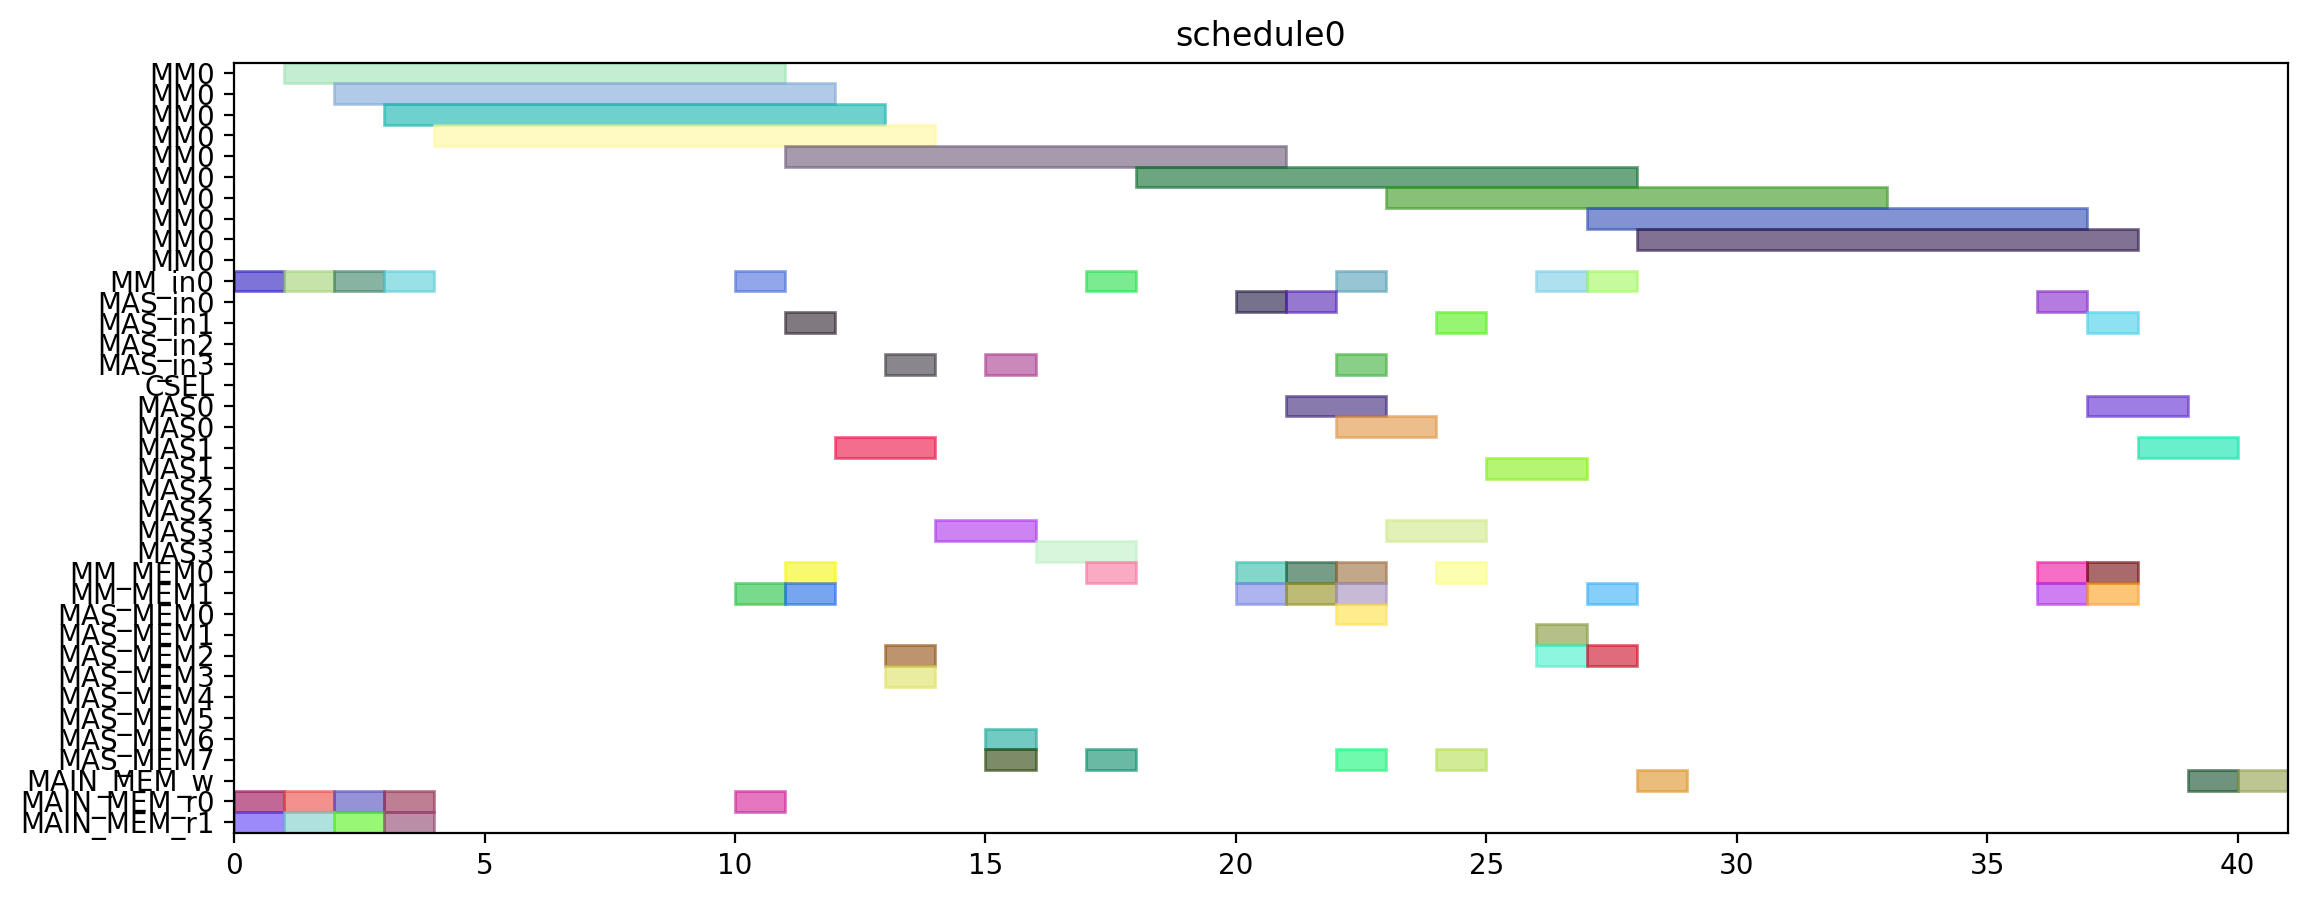

Write Python code to recreate this figure.
from pyschedule import Scenario, solvers, plotters, alt


def solve():
	horizon = 120
	S = Scenario("schedule0", horizon=horizon)

	# resource
	MM = S.Resources('MM', num=1, size=10)
	MM_in = S.Resources('MM_in', num=1)
	MAS_in = S.Resources('MAS_in', num=4)
	CSEL = S.Resource('CSEL')
	MAS = S.Resources('MAS', num=4, size=2, periods=range(1, horizon))
	MM_MEM = S.Resources('MM_MEM', num=2)
	MAS_MEM = S.Resources('MAS_MEM', num=8)
	MAIN_MEM_w = S.Resource('MAIN_MEM_w', size=1)
	MAIN_MEM_r = S.Resources('MAIN_MEM_r', num=2)

	# result of previous scheduling

	# new tasks
	t0 = S.Task('t0', length=10, delay_cost=1)
	t0 += alt(MM)
	t0_in = S.Task('t0_in', length=1, delay_cost=1)
	t0_in += alt(MM_in)
	S += t0_in*MM_in[0]<=t0*MM[0]
	t0_mem0 = S.Task('t0_mem0', length=1, delay_cost=1)
	t0_mem0 += MAIN_MEM_r[0]
	S += t0_mem0 <= t0

	t0_mem1 = S.Task('t0_mem1', length=1, delay_cost=1)
	t0_mem1 += MAIN_MEM_r[1]
	S += t0_mem1 <= t0

	t3 = S.Task('t3', length=10, delay_cost=1)
	t3 += alt(MM)
	t3_in = S.Task('t3_in', length=1, delay_cost=1)
	t3_in += alt(MM_in)
	S += t3_in*MM_in[0]<=t3*MM[0]
	t3_mem0 = S.Task('t3_mem0', length=1, delay_cost=1)
	t3_mem0 += MAIN_MEM_r[0]
	S += t3_mem0 <= t3

	t3_mem1 = S.Task('t3_mem1', length=1, delay_cost=1)
	t3_mem1 += MAIN_MEM_r[1]
	S += t3_mem1 <= t3

	t1 = S.Task('t1', length=10, delay_cost=1)
	t1 += alt(MM)
	t1_in = S.Task('t1_in', length=1, delay_cost=1)
	t1_in += alt(MM_in)
	S += t1_in*MM_in[0]<=t1*MM[0]
	t1_mem0 = S.Task('t1_mem0', length=1, delay_cost=1)
	t1_mem0 += MAIN_MEM_r[0]
	S += t1_mem0 <= t1

	t1_mem1 = S.Task('t1_mem1', length=1, delay_cost=1)
	t1_mem1 += MAIN_MEM_r[1]
	S += t1_mem1 <= t1

	t2 = S.Task('t2', length=10, delay_cost=1)
	t2 += alt(MM)
	t2_in = S.Task('t2_in', length=1, delay_cost=1)
	t2_in += alt(MM_in)
	S += t2_in*MM_in[0]<=t2*MM[0]
	t2_mem0 = S.Task('t2_mem0', length=1, delay_cost=1)
	t2_mem0 += MAIN_MEM_r[0]
	S += t2_mem0 <= t2

	t2_mem1 = S.Task('t2_mem1', length=1, delay_cost=1)
	t2_mem1 += MAIN_MEM_r[1]
	S += t2_mem1 <= t2

	t4 = S.Task('t4', length=10, delay_cost=1)
	t4 += alt(MM)
	t4_in = S.Task('t4_in', length=1, delay_cost=1)
	t4_in += alt(MM_in)
	S += t4_in*MM_in[0]<=t4*MM[0]
	t4_mem0 = S.Task('t4_mem0', length=1, delay_cost=1)
	t4_mem0 += MAIN_MEM_r[0]
	S += t4_mem0 <= t4

	t4_mem1 = S.Task('t4_mem1', length=1, delay_cost=1)
	t4_mem1 += alt(MM_MEM)
	S += (t2*MM[0])-1 < t4_mem1*MM_MEM[1]
	S += t4_mem1 <= t4

	t5 = S.Task('t5', length=2, delay_cost=1)
	t5 += alt(MAS)
	t5_in = S.Task('t5_in', length=1, delay_cost=1)
	t5_in += alt(MAS_in)
	S += t5_in*MAS_in[0]<=t5*MAS[0]

	S += t5_in*MAS_in[1]<=t5*MAS[1]

	S += t5_in*MAS_in[2]<=t5*MAS[2]

	S += t5_in*MAS_in[3]<=t5*MAS[3]

	t5_mem0 = S.Task('t5_mem0', length=1, delay_cost=1)
	t5_mem0 += alt(MM_MEM)
	S += (t0*MM[0])-1 < t5_mem0*MM_MEM[0]
	S += t5_mem0 <= t5

	t5_mem1 = S.Task('t5_mem1', length=1, delay_cost=1)
	t5_mem1 += alt(MM_MEM)
	S += (t0*MM[0])-1 < t5_mem1*MM_MEM[1]
	S += t5_mem1 <= t5

	t6 = S.Task('t6', length=2, delay_cost=1)
	t6 += alt(MAS)
	t6_in = S.Task('t6_in', length=1, delay_cost=1)
	t6_in += alt(MAS_in)
	S += t6_in*MAS_in[0]<=t6*MAS[0]

	S += t6_in*MAS_in[1]<=t6*MAS[1]

	S += t6_in*MAS_in[2]<=t6*MAS[2]

	S += t6_in*MAS_in[3]<=t6*MAS[3]

	t6_mem0 = S.Task('t6_mem0', length=1, delay_cost=1)
	t6_mem0 += alt(MAS_MEM)
	S += (t5*MAS[0])-1 < t6_mem0*MAS_MEM[0]
	S += (t5*MAS[1])-1 < t6_mem0*MAS_MEM[2]
	S += (t5*MAS[2])-1 < t6_mem0*MAS_MEM[4]
	S += (t5*MAS[3])-1 < t6_mem0*MAS_MEM[6]
	S += t6_mem0 <= t6

	t6_mem1 = S.Task('t6_mem1', length=1, delay_cost=1)
	t6_mem1 += alt(MAS_MEM)
	S += (t5*MAS[0])-1 < t6_mem1*MAS_MEM[1]
	S += (t5*MAS[1])-1 < t6_mem1*MAS_MEM[3]
	S += (t5*MAS[2])-1 < t6_mem1*MAS_MEM[5]
	S += (t5*MAS[3])-1 < t6_mem1*MAS_MEM[7]
	S += t6_mem1 <= t6

	t9 = S.Task('t9', length=2, delay_cost=1)
	t9 += alt(MAS)
	t9_in = S.Task('t9_in', length=1, delay_cost=1)
	t9_in += alt(MAS_in)
	S += t9_in*MAS_in[0]<=t9*MAS[0]

	S += t9_in*MAS_in[1]<=t9*MAS[1]

	S += t9_in*MAS_in[2]<=t9*MAS[2]

	S += t9_in*MAS_in[3]<=t9*MAS[3]

	t9_mem0 = S.Task('t9_mem0', length=1, delay_cost=1)
	t9_mem0 += alt(MM_MEM)
	S += (t0*MM[0])-1 < t9_mem0*MM_MEM[0]
	S += t9_mem0 <= t9

	t9_mem1 = S.Task('t9_mem1', length=1, delay_cost=1)
	t9_mem1 += alt(MM_MEM)
	S += (t4*MM[0])-1 < t9_mem1*MM_MEM[1]
	S += t9_mem1 <= t9

	t10 = S.Task('t10', length=2, delay_cost=1)
	t10 += alt(MAS)
	t10_in = S.Task('t10_in', length=1, delay_cost=1)
	t10_in += alt(MAS_in)
	S += t10_in*MAS_in[0]<=t10*MAS[0]

	S += t10_in*MAS_in[1]<=t10*MAS[1]

	S += t10_in*MAS_in[2]<=t10*MAS[2]

	S += t10_in*MAS_in[3]<=t10*MAS[3]

	t10_mem0 = S.Task('t10_mem0', length=1, delay_cost=1)
	t10_mem0 += alt(MM_MEM)
	S += (t4*MM[0])-1 < t10_mem0*MM_MEM[0]
	S += t10_mem0 <= t10

	t10_mem1 = S.Task('t10_mem1', length=1, delay_cost=1)
	t10_mem1 += alt(MM_MEM)
	S += (t4*MM[0])-1 < t10_mem1*MM_MEM[1]
	S += t10_mem1 <= t10

	t7 = S.Task('t7', length=2, delay_cost=1)
	t7 += alt(MAS)
	t7_in = S.Task('t7_in', length=1, delay_cost=1)
	t7_in += alt(MAS_in)
	S += t7_in*MAS_in[0]<=t7*MAS[0]

	S += t7_in*MAS_in[1]<=t7*MAS[1]

	S += t7_in*MAS_in[2]<=t7*MAS[2]

	S += t7_in*MAS_in[3]<=t7*MAS[3]

	t7_mem0 = S.Task('t7_mem0', length=1, delay_cost=1)
	t7_mem0 += alt(MAS_MEM)
	S += (t6*MAS[0])-1 < t7_mem0*MAS_MEM[0]
	S += (t6*MAS[1])-1 < t7_mem0*MAS_MEM[2]
	S += (t6*MAS[2])-1 < t7_mem0*MAS_MEM[4]
	S += (t6*MAS[3])-1 < t7_mem0*MAS_MEM[6]
	S += t7_mem0 <= t7

	t7_mem1 = S.Task('t7_mem1', length=1, delay_cost=1)
	t7_mem1 += alt(MAS_MEM)
	S += (t6*MAS[0])-1 < t7_mem1*MAS_MEM[1]
	S += (t6*MAS[1])-1 < t7_mem1*MAS_MEM[3]
	S += (t6*MAS[2])-1 < t7_mem1*MAS_MEM[5]
	S += (t6*MAS[3])-1 < t7_mem1*MAS_MEM[7]
	S += t7_mem1 <= t7

	t11 = S.Task('t11', length=2, delay_cost=1)
	t11 += alt(MAS)
	t11_in = S.Task('t11_in', length=1, delay_cost=1)
	t11_in += alt(MAS_in)
	S += t11_in*MAS_in[0]<=t11*MAS[0]

	S += t11_in*MAS_in[1]<=t11*MAS[1]

	S += t11_in*MAS_in[2]<=t11*MAS[2]

	S += t11_in*MAS_in[3]<=t11*MAS[3]

	t11_mem0 = S.Task('t11_mem0', length=1, delay_cost=1)
	t11_mem0 += alt(MAS_MEM)
	S += (t10*MAS[0])-1 < t11_mem0*MAS_MEM[0]
	S += (t10*MAS[1])-1 < t11_mem0*MAS_MEM[2]
	S += (t10*MAS[2])-1 < t11_mem0*MAS_MEM[4]
	S += (t10*MAS[3])-1 < t11_mem0*MAS_MEM[6]
	S += t11_mem0 <= t11

	t11_mem1 = S.Task('t11_mem1', length=1, delay_cost=1)
	t11_mem1 += alt(MM_MEM)
	S += (t4*MM[0])-1 < t11_mem1*MM_MEM[1]
	S += t11_mem1 <= t11

	t8 = S.Task('t8', length=10, delay_cost=1)
	t8 += alt(MM)
	t8_in = S.Task('t8_in', length=1, delay_cost=1)
	t8_in += alt(MM_in)
	S += t8_in*MM_in[0]<=t8*MM[0]
	t8_mem0 = S.Task('t8_mem0', length=1, delay_cost=1)
	t8_mem0 += alt(MM_MEM)
	S += (t4*MM[0])-1 < t8_mem0*MM_MEM[0]
	S += t8_mem0 <= t8

	t8_mem1 = S.Task('t8_mem1', length=1, delay_cost=1)
	t8_mem1 += alt(MAS_MEM)
	S += (t7*MAS[0])-1 < t8_mem1*MAS_MEM[1]
	S += (t7*MAS[1])-1 < t8_mem1*MAS_MEM[3]
	S += (t7*MAS[2])-1 < t8_mem1*MAS_MEM[5]
	S += (t7*MAS[3])-1 < t8_mem1*MAS_MEM[7]
	S += t8_mem1 <= t8

	new_PZ = S.Task('new_PZ', length=10, delay_cost=1)
	new_PZ += alt(MM)
	new_PZ_in = S.Task('new_PZ_in', length=1, delay_cost=1)
	new_PZ_in += alt(MM_in)
	S += new_PZ_in*MM_in[0]<=new_PZ*MM[0]
	S += 0<new_PZ

	new_PZ_w = S.Task('new_PZ_w', length=1, delay_cost=1)
	new_PZ_w += alt(MAIN_MEM_w)
	S += new_PZ <= new_PZ_w

	new_PZ_mem0 = S.Task('new_PZ_mem0', length=1, delay_cost=1)
	new_PZ_mem0 += alt(MM_MEM)
	S += (t1*MM[0])-1 < new_PZ_mem0*MM_MEM[0]
	S += new_PZ_mem0 <= new_PZ

	new_PZ_mem1 = S.Task('new_PZ_mem1', length=1, delay_cost=1)
	new_PZ_mem1 += alt(MAS_MEM)
	S += (t7*MAS[0])-1 < new_PZ_mem1*MAS_MEM[1]
	S += (t7*MAS[1])-1 < new_PZ_mem1*MAS_MEM[3]
	S += (t7*MAS[2])-1 < new_PZ_mem1*MAS_MEM[5]
	S += (t7*MAS[3])-1 < new_PZ_mem1*MAS_MEM[7]
	S += new_PZ_mem1 <= new_PZ

	t12 = S.Task('t12', length=2, delay_cost=1)
	t12 += alt(MAS)
	t12_in = S.Task('t12_in', length=1, delay_cost=1)
	t12_in += alt(MAS_in)
	S += t12_in*MAS_in[0]<=t12*MAS[0]

	S += t12_in*MAS_in[1]<=t12*MAS[1]

	S += t12_in*MAS_in[2]<=t12*MAS[2]

	S += t12_in*MAS_in[3]<=t12*MAS[3]

	t12_mem0 = S.Task('t12_mem0', length=1, delay_cost=1)
	t12_mem0 += alt(MM_MEM)
	S += (t0*MM[0])-1 < t12_mem0*MM_MEM[0]
	S += t12_mem0 <= t12

	t12_mem1 = S.Task('t12_mem1', length=1, delay_cost=1)
	t12_mem1 += alt(MAS_MEM)
	S += (t11*MAS[0])-1 < t12_mem1*MAS_MEM[1]
	S += (t11*MAS[1])-1 < t12_mem1*MAS_MEM[3]
	S += (t11*MAS[2])-1 < t12_mem1*MAS_MEM[5]
	S += (t11*MAS[3])-1 < t12_mem1*MAS_MEM[7]
	S += t12_mem1 <= t12

	t13 = S.Task('t13', length=10, delay_cost=1)
	t13 += alt(MM)
	t13_in = S.Task('t13_in', length=1, delay_cost=1)
	t13_in += alt(MM_in)
	S += t13_in*MM_in[0]<=t13*MM[0]
	t13_mem0 = S.Task('t13_mem0', length=1, delay_cost=1)
	t13_mem0 += alt(MAS_MEM)
	S += (t12*MAS[0])-1 < t13_mem0*MAS_MEM[0]
	S += (t12*MAS[1])-1 < t13_mem0*MAS_MEM[2]
	S += (t12*MAS[2])-1 < t13_mem0*MAS_MEM[4]
	S += (t12*MAS[3])-1 < t13_mem0*MAS_MEM[6]
	S += t13_mem0 <= t13

	t13_mem1 = S.Task('t13_mem1', length=1, delay_cost=1)
	t13_mem1 += alt(MAS_MEM)
	S += (t9*MAS[0])-1 < t13_mem1*MAS_MEM[1]
	S += (t9*MAS[1])-1 < t13_mem1*MAS_MEM[3]
	S += (t9*MAS[2])-1 < t13_mem1*MAS_MEM[5]
	S += (t9*MAS[3])-1 < t13_mem1*MAS_MEM[7]
	S += t13_mem1 <= t13

	t14 = S.Task('t14', length=10, delay_cost=1)
	t14 += alt(MM)
	t14_in = S.Task('t14_in', length=1, delay_cost=1)
	t14_in += alt(MM_in)
	S += t14_in*MM_in[0]<=t14*MM[0]
	t14_mem0 = S.Task('t14_mem0', length=1, delay_cost=1)
	t14_mem0 += alt(MAS_MEM)
	S += (t12*MAS[0])-1 < t14_mem0*MAS_MEM[0]
	S += (t12*MAS[1])-1 < t14_mem0*MAS_MEM[2]
	S += (t12*MAS[2])-1 < t14_mem0*MAS_MEM[4]
	S += (t12*MAS[3])-1 < t14_mem0*MAS_MEM[6]
	S += t14_mem0 <= t14

	t14_mem1 = S.Task('t14_mem1', length=1, delay_cost=1)
	t14_mem1 += alt(MM_MEM)
	S += (t3*MM[0])-1 < t14_mem1*MM_MEM[1]
	S += t14_mem1 <= t14

	new_PY = S.Task('new_PY', length=2, delay_cost=1)
	new_PY += alt(MAS)
	new_PY_in = S.Task('new_PY_in', length=1, delay_cost=1)
	new_PY_in += alt(MAS_in)
	S += new_PY_in*MAS_in[0]<=new_PY*MAS[0]

	S += new_PY_in*MAS_in[1]<=new_PY*MAS[1]

	S += new_PY_in*MAS_in[2]<=new_PY*MAS[2]

	S += new_PY_in*MAS_in[3]<=new_PY*MAS[3]

	S += 0<new_PY

	new_PY_w = S.Task('new_PY_w', length=1, delay_cost=1)
	new_PY_w += alt(MAIN_MEM_w)
	S += new_PY <= new_PY_w

	new_PY_mem0 = S.Task('new_PY_mem0', length=1, delay_cost=1)
	new_PY_mem0 += alt(MM_MEM)
	S += (t8*MM[0])-1 < new_PY_mem0*MM_MEM[0]
	S += new_PY_mem0 <= new_PY

	new_PY_mem1 = S.Task('new_PY_mem1', length=1, delay_cost=1)
	new_PY_mem1 += alt(MM_MEM)
	S += (t13*MM[0])-1 < new_PY_mem1*MM_MEM[1]
	S += new_PY_mem1 <= new_PY

	new_PX = S.Task('new_PX', length=2, delay_cost=1)
	new_PX += alt(MAS)
	new_PX_in = S.Task('new_PX_in', length=1, delay_cost=1)
	new_PX_in += alt(MAS_in)
	S += new_PX_in*MAS_in[0]<=new_PX*MAS[0]

	S += new_PX_in*MAS_in[1]<=new_PX*MAS[1]

	S += new_PX_in*MAS_in[2]<=new_PX*MAS[2]

	S += new_PX_in*MAS_in[3]<=new_PX*MAS[3]

	S += 0<new_PX

	new_PX_w = S.Task('new_PX_w', length=1, delay_cost=1)
	new_PX_w += alt(MAIN_MEM_w)
	S += new_PX <= new_PX_w

	new_PX_mem0 = S.Task('new_PX_mem0', length=1, delay_cost=1)
	new_PX_mem0 += alt(MM_MEM)
	S += (t14*MM[0])-1 < new_PX_mem0*MM_MEM[0]
	S += new_PX_mem0 <= new_PX

	new_PX_mem1 = S.Task('new_PX_mem1', length=1, delay_cost=1)
	new_PX_mem1 += alt(MM_MEM)
	S += (t14*MM[0])-1 < new_PX_mem1*MM_MEM[1]
	S += new_PX_mem1 <= new_PX

	solvers.mip.solve(S,msg=1,kind='CPLEX',ratio_gap=1.01)

	solution = [['hoge']*len(S.solution()[1]) for i in range(len(S.solution()))]
	for i in range(len(S.solution())):
		for j in range(len(S.solution()[i])):
			solution[i][j]=str(S.solution()[i][j])
	print(solution)

	cycles = int(solution[-1][3])

	pic_file_name = "/home/mfukuda/ABE/multiRAM_multiMAS_16mux/scheduling_result/stage10MM1_stage2MAS4/EP_DBL_A_0/schedule0.png"
	if(S.solution() != []):
		plotters.matplotlib.plot(S,img_filename=pic_file_name, show_task_labels=False, fig_size=(cycles*0.25+3, 5))

	return solution
